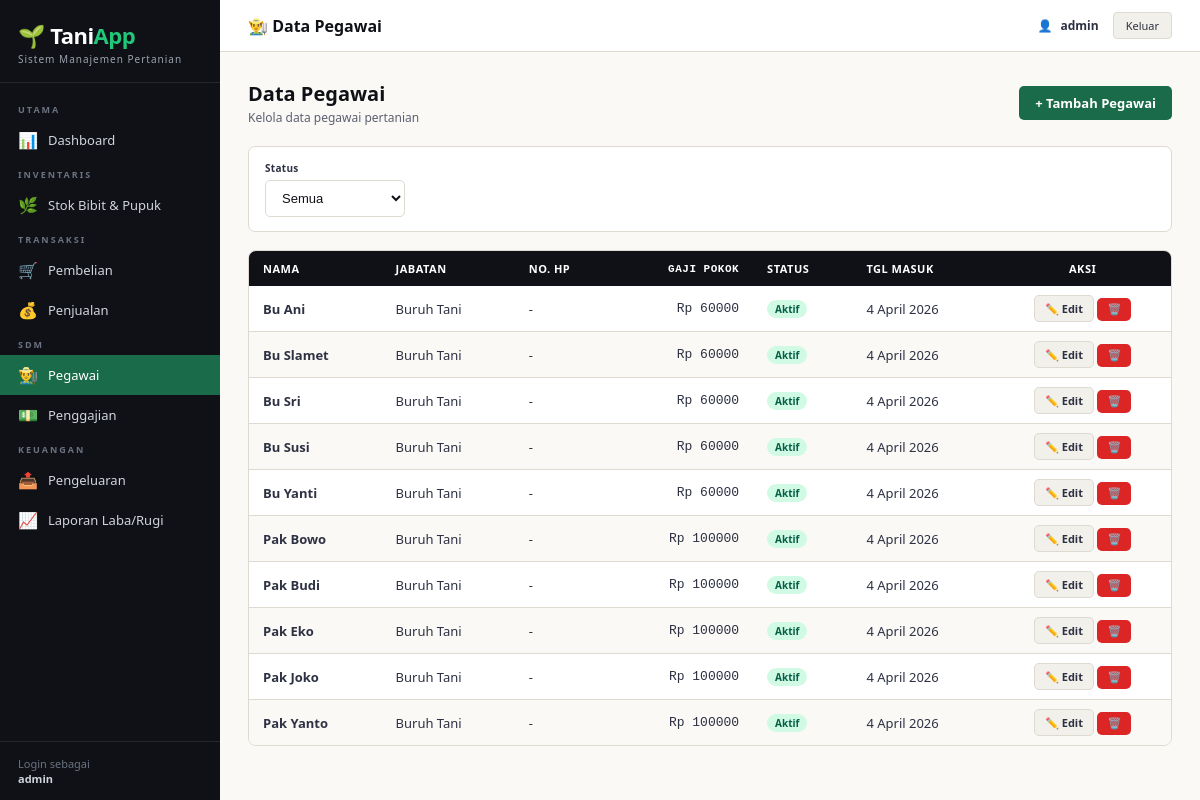
/pegawai/ (signed in), run on an earlier commit of the app's database.
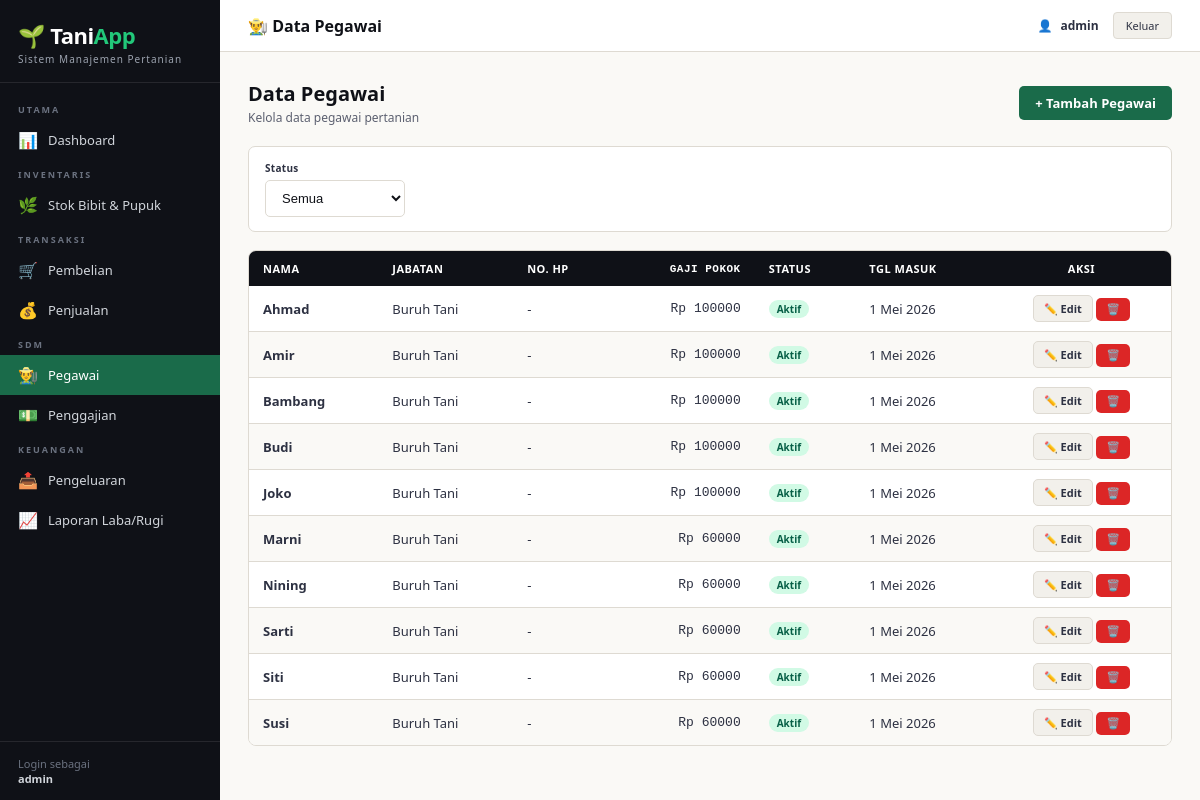
And on a later commit of the database.
### pegawai/models.py (models this page shows, shortened)
class Pegawai(models.Model):
    STATUS_CHOICES = [('aktif', 'Aktif'), ('nonaktif', 'Nonaktif')]
    nama        = models.CharField(max_length=150)
    jabatan     = models.CharField(max_length=100, blank=True, default='')
    no_hp       = models.CharField(max_length=20, blank=True, default='')
    alamat      = models.TextField(blank=True, default='')
    gaji_pokok  = models.FloatField(default=0)
    status      = models.CharField(max_length=10, choices=STATUS_CHOICES, default='aktif')
    tanggal_masuk = models.DateField(null=True, blank=True)
    class Meta:
        ordering = ['nama']

### pegawai/views.py (the view)
# urls.py: path('',               views.list_pegawai,   name='list_pegawai'),
@login_required
def list_pegawai(request):
    status = request.GET.get('status', '')
    qs = Pegawai.objects.all()
    if status:
        qs = qs.filter(status=status)
    return render(request, 'pegawai/list.html', {'pegawai_list': qs, 'status': status})

### templates/pegawai/list.html (shortened to what this page needs)
{% extends "base.html" %}
{% block topbar_title %}👨‍🌾 Data Pegawai{% endblock %}
{% block nav_pegawai %}active{% endblock %}
{% block content %}
<div class="page-header">
  <div><h1>Data Pegawai</h1><p>Kelola data pegawai pertanian</p></div>
  <a href="/pegawai/tambah/" class="btn btn-primary">+ Tambah Pegawai</a>
</div>
<form class="filter-bar" method="get">
  <div class="form-group">
    <label>Status</label>
    <select name="status" onchange="this.form.submit()">
      <option value="">Semua</option>
    </select>
  </div>
</form>
<div class="table-wrap">
  <table>
    <thead><tr><th>Nama</th><th>Jabatan</th><th>No. HP</th><th class="td-right">Gaji Pokok</th><th>Status</th><th>Tgl Masuk</th><th class="td-center">Aksi</th></tr></thead>
    <tbody>
      {% for p in pegawai_list %}
      <tr>
        <td><strong>{{ p.nama }}</strong></td>
        <td>{{ p.jabatan|default:"-" }}</td>
        <td>{{ p.no_hp|default:"-" }}</td>
        <td class="td-right">Rp {{ p.gaji_pokok|floatformat:0 }}</td>
        <td><span class="badge badge-{{ p.status }}">{{ p.status|capfirst }}</span></td>
        <td>{{ p.tanggal_masuk|default:"-" }}</td>
        <td class="td-center" style="white-space:nowrap">
          <a href="/pegawai/{{ p.pk }}/edit/" class="btn btn-secondary btn-sm">✏️ Edit</a>
          <form method="post" action="/pegawai/{{ p.pk }}/hapus/" style="display:inline" onsubmit="return confirm('Hapus pegawai {{ p.nama }}?')">
            {% csrf_token %}<button type="submit" class="btn btn-danger btn-sm">🗑️</button>
          </form>
        </td>
      </tr>
      {% empty %}
      <tr><td colspan="7" class="td-center text-muted" style="padding:24px">Belum ada pegawai. <a href="/pegawai/tambah/" style="color:var(--green)">Tambah →</a></td></tr>
      {% endfor %}
    </tbody>
  </table>
</div>
{% endblock %}

What changed in the data, as far as the page shows it:
removed Pegawai: nama "Bu Ani", jabatan "Buruh Tani", no_hp "-", gaji_pokok "60000", status "Aktif", tanggal_masuk "4 April 2026"
removed Pegawai: nama "Bu Slamet", jabatan "Buruh Tani", no_hp "-", gaji_pokok "60000", status "Aktif", tanggal_masuk "4 April 2026"
removed Pegawai: nama "Bu Sri", jabatan "Buruh Tani", no_hp "-", gaji_pokok "60000", status "Aktif", tanggal_masuk "4 April 2026"
removed Pegawai: nama "Bu Susi", jabatan "Buruh Tani", no_hp "-", gaji_pokok "60000", status "Aktif", tanggal_masuk "4 April 2026"
removed Pegawai: nama "Bu Yanti", jabatan "Buruh Tani", no_hp "-", gaji_pokok "60000", status "Aktif", tanggal_masuk "4 April 2026"
removed Pegawai: nama "Pak Bowo", jabatan "Buruh Tani", no_hp "-", gaji_pokok "100000", status "Aktif", tanggal_masuk "4 April 2026"
removed Pegawai: nama "Pak Budi", jabatan "Buruh Tani", no_hp "-", gaji_pokok "100000", status "Aktif", tanggal_masuk "4 April 2026"
removed Pegawai: nama "Pak Eko", jabatan "Buruh Tani", no_hp "-", gaji_pokok "100000", status "Aktif", tanggal_masuk "4 April 2026"
removed Pegawai: nama "Pak Joko", jabatan "Buruh Tani", no_hp "-", gaji_pokok "100000", status "Aktif", tanggal_masuk "4 April 2026"
removed Pegawai: nama "Pak Yanto", jabatan "Buruh Tani", no_hp "-", gaji_pokok "100000", status "Aktif", tanggal_masuk "4 April 2026"
added Pegawai: nama "Ahmad", jabatan "Buruh Tani", no_hp "-", gaji_pokok "100000", status "Aktif", tanggal_masuk "1 Mei 2026"
added Pegawai: nama "Amir", jabatan "Buruh Tani", no_hp "-", gaji_pokok "100000", status "Aktif", tanggal_masuk "1 Mei 2026"
added Pegawai: nama "Bambang", jabatan "Buruh Tani", no_hp "-", gaji_pokok "100000", status "Aktif", tanggal_masuk "1 Mei 2026"
added Pegawai: nama "Budi", jabatan "Buruh Tani", no_hp "-", gaji_pokok "100000", status "Aktif", tanggal_masuk "1 Mei 2026"
added Pegawai: nama "Joko", jabatan "Buruh Tani", no_hp "-", gaji_pokok "100000", status "Aktif", tanggal_masuk "1 Mei 2026"
added Pegawai: nama "Marni", jabatan "Buruh Tani", no_hp "-", gaji_pokok "60000", status "Aktif", tanggal_masuk "1 Mei 2026"
added Pegawai: nama "Nining", jabatan "Buruh Tani", no_hp "-", gaji_pokok "60000", status "Aktif", tanggal_masuk "1 Mei 2026"
added Pegawai: nama "Sarti", jabatan "Buruh Tani", no_hp "-", gaji_pokok "60000", status "Aktif", tanggal_masuk "1 Mei 2026"
added Pegawai: nama "Siti", jabatan "Buruh Tani", no_hp "-", gaji_pokok "60000", status "Aktif", tanggal_masuk "1 Mei 2026"
added Pegawai: nama "Susi", jabatan "Buruh Tani", no_hp "-", gaji_pokok "60000", status "Aktif", tanggal_masuk "1 Mei 2026"
